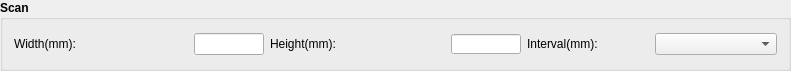
     <widget class="QGroupBox" name="groupBoxScan">
      <property name="geometry">
       <rect>
        <x>0</x>
        <y>10</y>
        <width>791</width>
        <height>71</height>
       </rect>
      </property>
      <property name="font">
       <font>
        <weight>75</weight>
        <bold>true</bold>
       </font>
      </property>
      <property name="title">
       <string>Scan</string>
      </property>
      <layout class="QHBoxLayout" name="horizontalLayout_8">
       <item>
        <layout class="QHBoxLayout" name="horizontalLayout_2">
         <item>
          <widget class="QLabel" name="labelScanWidth_2">
           <property name="font">
            <font>
             <weight>50</weight>
             <bold>false</bold>
            </font>
           </property>
           <property name="text">
            <string>Width(mm):</string>
           </property>
          </widget>
         </item>
         <item>
          <widget class="QLineEdit" name="lineEditScanWidth">
           <property name="sizePolicy">
            <sizepolicy hsizetype="Fixed" vsizetype="Fixed">
             <horstretch>0</horstretch>
             <verstretch>0</verstretch>
            </sizepolicy>
           </property>
           <property name="maximumSize">
            <size>
             <width>70</width>
             <height>22</height>
            </size>
           </property>
           <property name="font">
            <font>
             <weight>50</weight>
             <bold>false</bold>
            </font>
           </property>
           <property name="toolTip">
            <string>Valid range: 50mm~500mm - Increment: 10mm</string>
           </property>
           <property name="statusTip">
            <string>Width of scan area. Valid range: 50mm~500mm - Increment: 10mm</string>
           </property>
           <property name="maxLength">
            <number>3</number>
           </property>
           <property name="alignment">
            <set>Qt::AlignRight|Qt::AlignTrailing|Qt::AlignVCenter</set>
           </property>
          </widget>
         </item>
        </layout>
       </item>
       <item>
        <layout class="QHBoxLayout" name="horizontalLayout_4">
         <item>
          <widget class="QLabel" name="labelScanHeight_2">
           <property name="font">
            <font>
             <weight>50</weight>
             <bold>false</bold>
            </font>
           </property>
           <property name="text">
            <string>Height(mm):</string>
           </property>
          </widget>
         </item>
         <item>
          <widget class="QLineEdit" name="lineEditScanHeight">
           <property name="sizePolicy">
            <sizepolicy hsizetype="Fixed" vsizetype="Fixed">
             <horstretch>0</horstretch>
             <verstretch>0</verstretch>
            </sizepolicy>
           </property>
           <property name="maximumSize">
            <size>
             <width>70</width>
             <height>20</height>
            </size>
           </property>
           <property name="font">
            <font>
             <weight>50</weight>
             <bold>false</bold>
            </font>
           </property>
           <property name="toolTip">
            <string>Valid range: 50mm~500mm - Increment: 10mm</string>
           </property>
           <property name="toolTipDuration">
            <number>1000</number>
           </property>
           <property name="statusTip">
            <string notr="true">Height of scan area. Valid range: 50mm~500mm - Increment: 10mm</string>
           </property>
           <property name="maxLength">
            <number>3</number>
           </property>
           <property name="frame">
            <bool>true</bool>
           </property>
           <property name="alignment">
            <set>Qt::AlignRight|Qt::AlignTrailing|Qt::AlignVCenter</set>
           </property>
           <property name="cursorMoveStyle">
            <enum>Qt::VisualMoveStyle</enum>
           </property>
           <property name="clearButtonEnabled">
            <bool>false</bool>
           </property>
          </widget>
         </item>
        </layout>
       </item>
       <item>
        <layout class="QHBoxLayout" name="horizontalLayout_7">
         <item>
          <widget class="QLabel" name="labelScanInterval_3">
           <property name="font">
            <font>
             <weight>50</weight>
             <bold>false</bold>
            </font>
           </property>
           <property name="text">
            <string>Interval(mm):</string>
           </property>
          </widget>
         </item>
         <item>
          <widget class="QComboBox" name="enumScanInterval">
           <property name="font">
            <font>
             <weight>50</weight>
             <bold>false</bold>
            </font>
           </property>
          </widget>
         </item>
        </layout>
       </item>
      </layout>
     </widget>
